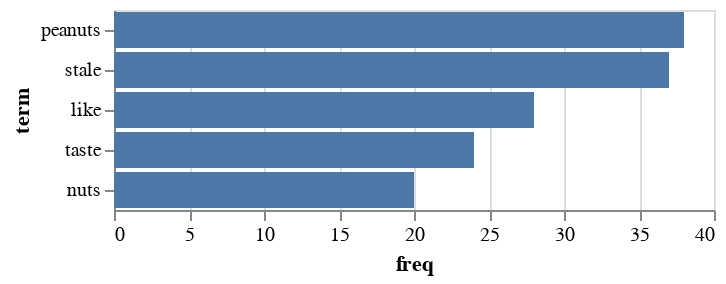

The code cell stored with this chart in its notebook:
### Code cell
# All text from site as one row of data (one "document")
onedf = pd.DataFrame({"clean_text":" ".join(low_df["clean_text"])},
                           index=[0])



# 1 Instantiates a vectorizer to vectorize the text (extract features) based on ngram parameters we specify
v = CountVectorizer(stop_words="english",
                    ngram_range=(1, 1))
    
# 2 Vectorizes the text, creates a dataframe with terms and frequencies
dtm = v.fit_transform(onedf["clean_text"])
    
dtm_df = pd.DataFrame(dtm.toarray(),
                     columns=v.get_feature_names_out())

# Transpose dataframe
dtm_df = dtm_df.T

# Reset index, replace column names with term and freq
dtm_df.reset_index(inplace=True)
dtm_df.columns = ["term", "freq"]
dtm_df= dtm_df.sort_values(by="freq", ascending=False)

alt.Chart(dtm_df.head(5)).mark_bar().encode(alt.Y("term", sort="-x"),
                                      x = "freq")

### Figure 1 — Vega-Lite specification as saved in the notebook (floating-point values rounded to 4 significant figures)
{"config": {"view": {"continuousWidth": 300, "continuousHeight": 300}}, "data": {"name": "data-5390fe328a53f4559a924426a1e5a680"}, "mark": {"type": "bar"}, "encoding": {"x": {"field": "freq", "type": "quantitative"}, "y": {"field": "term", "sort": "-x", "type": "nominal"}}, "$schema": "https://vega.github.io/schema/vega-lite/v5.14.1.json", "datasets": {"data-5390fe328a53f4559a924426a1e5a680": [{"term": "peanuts", "freq": 38}, {"term": "stale", "freq": 37}, {"term": "like", "freq": 28}, {"term": "taste", "freq": 24}, {"term": "nuts", "freq": 20}]}}
